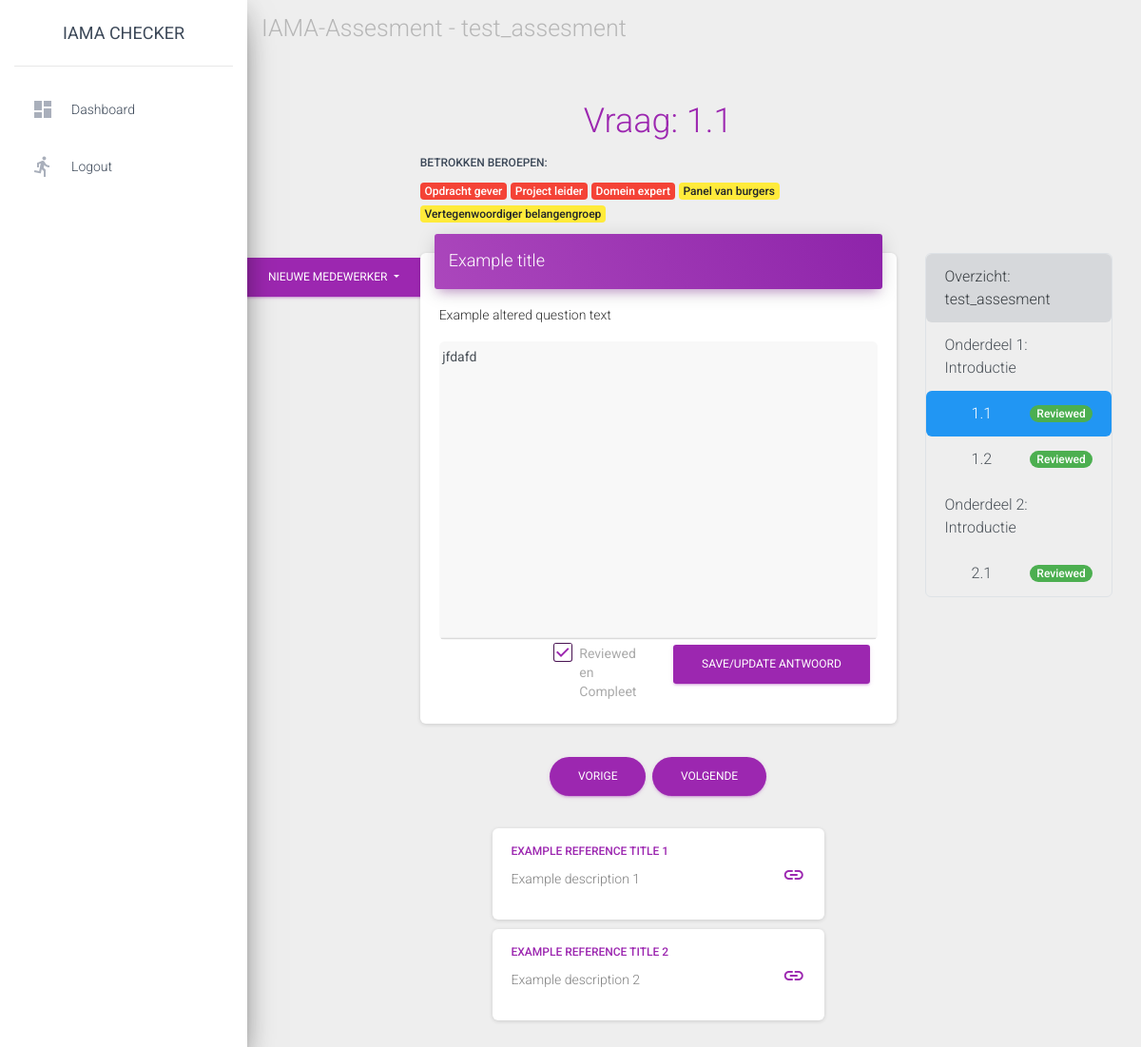
/assesments/14/question/2 (signed in), run on the app's committed database.
### base/models.py (models this page shows)
class Assesment(models.Model):
    name = models.CharField(max_length=40)# Name of the assesment
    organisation = models.CharField(max_length=50)# Name of the organisation performing the assesment
    complete_status = models.BooleanField(default=False)# Complete when all questions have been answered
    date_last_saved = models.DateField(auto_now=True)# Automatically saves new value when this object is saved
    user = models.ForeignKey(User, on_delete=models.CASCADE, default=user_pk_sentinel)

class Question(models.Model):
    class Jobs():
        _jobs = {
            "DA": "Data scientist",
            "BE": "Bestuur",
            "BG": "Belangen groep",
            "OG": "Opdracht gever",
            "PL": "Project leider",
            "DE": "Domein expert",
            "PB": "Panel van burgers",
            "VB": "Vertegenwoordiger belangengroep",
        }
        def __init__(self, job_type, priority) -> None:
            self.priority = priority
            try:
                self.description = self._jobs[job_type]
            except KeyError:
                raise KeyError("Job type: " + job_type + ", loaded from fixture not recognized!")
    question_title = models.CharField(max_length=140, default="Question title")
    question_text = models.TextField()# Content to display
    question_phase = models.IntegerField() # Phase number of the question
    question_number = models.IntegerField() # Question number in the phase
    job_list = models.JSONField(default=list)
    def jobs_as_py_list(self):
        return [self.Jobs(job["type"], job["priority"]) for job in self.job_list]

class Answer(models.Model):
    class Status(models.TextChoices):
        RV = "RV", "reviewed"
        AW = "AW", "answered"
        UA = "UA", "unanswered"
    status = models.CharField(max_length=3, choices=Status.choices, default=Status.UA)# Whether it's correctly filled in or not
    answer_content = models.TextField(default="") # Content of the answer
    assesment_id = models.ForeignKey(Assesment, on_delete=models.CASCADE, default=0)# Related assesment
    question_id = models.ForeignKey(Question, on_delete=models.CASCADE, default=0) # Related question
    user = models.ForeignKey(User, on_delete=models.CASCADE, default=user_pk_sentinel)# User that answers

class Reference(models.Model):
    title = models.CharField(max_length=64, default="Example title")
    description = models.TextField()
    url = models.URLField(max_length=128)
    questions = models.ManyToManyField(Question)

### base/views.py (the view)
# urls.py: path("assesments/<int:assesment_id>/question/<int:question_id>", views.question_detail, name="question_detail"),
@login_required
def question_detail(request, assesment_id, question_id):
    try:
        assesment = Assesment.objects.get(pk=assesment_id)
        question = Question.objects.get(pk=question_id)
    except (KeyError, Assesment.DoesNotExist):
        return HttpResponse("Page doesn't exist, 404 page comes later")
    buttons = {
        "next": question.id + 1,
        "prev": question.id - 1
    }
    index_context_objects = {
        "question_list": request.session.get("questions", create_question_list()),
        "status_list": get_complete_status(request, assesment),
    }
    if question.question_number == 0:
        context = {
            "assesment": assesment,
            "question": question,
            "index_context_objects": index_context_objects,
            "buttons": buttons,
            "reference_list": Reference.objects.filter(questions__question_phase=question.question_phase),
            "jobs": jobs_per_phase(question.question_phase),
        }
        return render(request, "base/phase_intro.html", context)
    else:
        try:
            answer = Answer.objects.get(question_id=question.pk, user__pk=request.user.pk, assesment_id=assesment.id)
        except (KeyError, Answer.DoesNotExist):
            answer = Answer(assesment_id=assesment, question_id=question, user=request.user, status=Answer.Status.UA)
            answer.save()
        context = {
            "assesment": assesment,
            "question": question,
            "answer": answer,
            "index_context_objects": index_context_objects,
            "buttons": buttons,
            "collab_list": Collaborator.objects.filter(answers=answer),
            "reference_list": Reference.objects.filter(questions=question),
            "collab_options": get_collab_options(assesment, answer),
            "jobs": question.jobs_as_py_list(),
        }
        return render(request, "base/q_detail.html", context)

### base/templatetags/base_extra.py (called while the page is built)
@register.filter()
def key(dict, key):
    return dict[str(key)]

@register.filter()
def is_reviewed(status):
    return status == Answer.Status.RV

### base/views.py (called while the page is built)
def get_collab_options(assesment, curr_answer):
    return_collab = []
    answers = Answer.objects.filter(assesment_id=assesment.pk)
    for answer in answers:
        options = answer.collaborator_set.all()
        exclude = curr_answer.collaborator_set.all()
        to_extend = [option for option in options if option not in exclude]
        return_collab.extend(to_extend)
    return return_collab

def create_question_list():
    color = [
        "#007bc760",
        "#42145f60",
        "#a9006160",
        "#ffb61260"
    ]
    current_phase = 1# Counter
    questions = []# List to append
    while (question_list := Question.objects.filter(question_phase=current_phase).order_by("question_number")):
        questions.append({"phase_num": current_phase, "question_list": question_list, "list_item_color": color[current_phase - 1]})
        current_phase += 1
    return questions

### base/templates/base/q_detail.html (shortened to what this page needs)
{% extends "base/base.html" %}
{% load base_extra %}
{% block navigation %}<a href="{% url 'base:detail' assesment.id %}" style="color:grey">IAMA-Assesment - {{ assesment.name }}</a>{% endblock %}
{% block content %}
<div class="row">
    <div class="col-md-2"></div>
    <div class="col-md-7 text-center">
        <h2 class="text-primary">Vraag: {{ question.question_phase }}.{{ question.question_number }} </h2>
    </div>
    <div class="col"></div>
</div>
<div class="row">
    <div class="col-md-2"></div>
    <div class="col-md-7">
      <h6 class="primary">Betrokken beroepen:</h6>
        {% for job in jobs %}
            {% if job.priority == 1 %}
                <span class="badge badge-danger">{{ job.description }}</span>
            {% else %}
                <span class="badge badge-warning">{{ job.description }}</span>
            {% endif %}
        {% endfor %}
    </div>
    <div class="col"></div>
</div>
<div class="row">
    <div class="col-md-2" style="padding: 0; margin-top: 30px">
        {% include 'base/collaborators.html' with collab_list=collab_list assesment_id=assesment.id question_id=question.id answer_id=answer.id collab_options=collab_options %}
    </div>
    <div class="col">
        <div class="card">
            <div class="card-header card-header-primary">
                <h4 class="card-title"> {{ question.question_title }} </h4>
            </div>
            <div class="card-body">
                <form action="{% url 'base:save_answer' assesment.id question.id %}" method="post">
                    <p> {{ question.question_text }} </p>
                    <textarea class="form-control rounded" name="answer_content" rows="15" style="background-color: #F8F8F8"> {{ answer.answer_content }} </textarea>
                    <div class="row">
                        <div class="col-md-3"></div>
                        <div class="col-md-3 d-flex justify-content-center align-items-center">
                            <div class="form-check">
                                <label class="form-check-label"> Reviewed en Compleet
                                <span class="form-check-sign">
                                    <span class="check"></span>
                                </span>
                                </label>
                            </div>
                        </div>
                        <div class="col-md-3"><button type="submit" name="save_answer" class="btn btn-primary">Save/Update Antwoord</button></div>
                        <div class="col-md-3"></div>
                    </div>
                </form>
            </div>
        </div>
    </div>
    <div class="col-md-3" style="padding-top: 30px">
        {% include 'base/q_index.html' with assesment=assesment question_list=index_context_objects.question_list current_question=question.id status_list=index_context_objects.status_list %}
    </div>
</div>
<div class="row" style="margin-bottom: 1.5rem">
    <div class="col-md-2"></div>
    <div class="col text-center">
        {% if question.id != 1 %}
            <a href="{% url 'base:question_detail' assesment.id buttons.prev %}" class="btn btn-primary btn-round">Vorige</a>
        {% endif %}
        <a href="{% url 'base:question_detail' assesment.id buttons.next %}" class="btn btn-primary btn-round">Volgende</a>
    </div>
    <div class="col-md-3"></div>
</div>
{% include 'includes/reference_list.html' with reference_list=reference_list %}
{% endblock %}

### base/templates/base/q_index.html
{% load base_extra %}
<div class="list-group rounded border" style="border-color:grey">
    <a href="{% url 'base:detail' assesment.id %}" class="list-group-item list-group-item-action list-group-item-secondary rounded">
        Overzicht: {{ assesment.name }}
    </a>
    {% for phase in question_list %}
        {% for question in phase.question_list %}
            {% if question.question_number == 0 %}
                {% if current_question == question.id %}
                    <a href="{% url 'base:question_detail' assesment.id question.id %}" class="list-group-item list-group-item-action active rounded">
                        Onderdeel {{ phase.phase_num }}: Introductie
                    </a>
                {% else %}
                    <a href="{% url 'base:question_detail' assesment.id question.id %}" class="list-group-item list-group-item-action rounded">
                        Onderdeel {{ phase.phase_num }}: Introductie
                    </a>
                {% endif %}
            {% else %}
                {% if current_question == question.id %}
                    <a href="{% url 'base:question_detail' assesment.id question.id %}" class="list-group-item list-group-item-action d-flex justify-content-between align-items-center active rounded"
                    style="padding-left: 3em">
                        {{ question.question_phase }}.{{ question.question_number }} {{ status_list|key:question.id|safe }}
                    </a>
                {% else %}
                    <a href="{% url 'base:question_detail' assesment.id question.id %}" class="list-group-item list-group-item-action d-flex justify-content-between align-items-center rounded"
                    style="padding-left: 3em">
                        {{ question.question_phase }}.{{ question.question_number }} {{ status_list|key:question.id|safe }}
                    </a>
                {% endif %}
            {% endif %}
        {% endfor %}
    {% endfor %}
</div>

### base/templates/includes/reference_list.html
{% for reference in reference_list %}
<div class="row">
    <div class="offset-md-3 col-md-5">
        <div class="card" style="margin-bottom: 5px; margin-top: 5px">
            <div class="card-body d-flex justify-content-between">
                <div>
                    <h6 class="text-primary">{{ reference.title }}</h6>
                    <p style="color: grey"> {{ reference.description }} </p>
                </div>
                <div class="d-flex align-items-center">
                    <a href="{{ reference.url }}">
                        <i class="material-icons">link</i>
                    </a>
                </div>
            </div>
        </div>
    </div>
</div>
{% endfor %}

### data on the page
Assesment: name "test_assesment"
Question: question_phase "1", question_number "1", question_title "Example title", question_text "Example altered question text", id "Reviewed"
Answer: answer_content "jfdafd"
Question: phase_num "1"
Question: question_phase "1", question_number "2", id "Reviewed"
Question: phase_num "2"
Question: question_phase "2", question_number "1", id "Reviewed"
Reference: title "EXAMPLE REFERENCE TITLE 1", description "Example description 1"
Reference: title "EXAMPLE REFERENCE TITLE 2", description "Example description 2"

### other printed values
{{ job.description }} "Opdracht gever" "Project leider" "Domein expert"
{{ job.description }} "Panel van burgers" "Vertegenwoordiger belangengroep"
